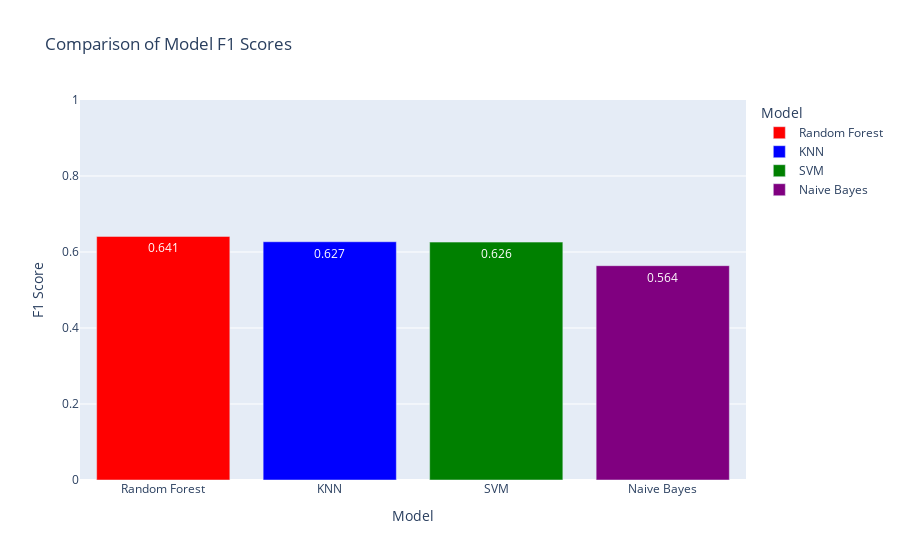

The notebook cell saved with this chart:
### Code cell
# Comparar as métricas de F1-Score dos diferentes modelos
models = ['Random Forest', 'SVM', 'KNN', 'Naive Bayes']
f1_scores = [
    classification_report(y_test, rf_model.predict(X_test), output_dict=True)['weighted avg']['f1-score'],
    classification_report(y_test, svm_model.predict(X_test), output_dict=True)['weighted avg']['f1-score'],
    classification_report(y_test, knn_model.predict(X_test), output_dict=True)['weighted avg']['f1-score'],
    classification_report(y_test, nb_model.predict(X_test), output_dict=True)['weighted avg']['f1-score']
]

# Formatar os valores de F1-Score com 3 casas decimais
f1_scores = [round(score, 3) for score in f1_scores]

# Criar um DataFrame para facilitar a manipulação dos dados
df_f1 = pd.DataFrame({'Model': models, 'F1 Score': f1_scores})

# Ordenar o DataFrame pelo F1 Score
df_f1 = df_f1.sort_values(by='F1 Score', ascending=False)

# Criar o gráfico de barras usando Plotly
fig = px.bar(df_f1, x='Model', y='F1 Score', title='Comparison of Model F1 Scores', 
             labels={'F1 Score': 'F1 Score'}, text='F1 Score',
             color='Model', color_discrete_map={'KNN': 'blue', 'Random Forest': 'red', 'SVM': 'green', 'Naive Bayes': 'purple'})

# Atualizar o layout do gráfico
fig.update_layout(yaxis=dict(range=[0, 1]), xaxis_title='Model', yaxis_title='F1 Score')
fig.show()

### Figure 1 — Plotly figure (JSON) as saved in the notebook; plotly's stock layout.template omitted (floating-point values rounded to 4 significant figures)
{"data": [{"alignmentgroup": "True", "hovertemplate": "Model=%{x}<br>F1 Score=%{text}<extra></extra>", "legendgroup": "Random Forest", "marker": {"color": "red", "pattern": {"shape": ""}}, "name": "Random Forest", "offsetgroup": "Random Forest", "orientation": "v", "showlegend": true, "text": [0.641], "textposition": "auto", "type": "bar", "x": ["Random Forest"], "xaxis": "x", "y": [0.641], "yaxis": "y"}, {"alignmentgroup": "True", "hovertemplate": "Model=%{x}<br>F1 Score=%{text}<extra></extra>", "legendgroup": "KNN", "marker": {"color": "blue", "pattern": {"shape": ""}}, "name": "KNN", "offsetgroup": "KNN", "orientation": "v", "showlegend": true, "text": [0.627], "textposition": "auto", "type": "bar", "x": ["KNN"], "xaxis": "x", "y": [0.627], "yaxis": "y"}, {"alignmentgroup": "True", "hovertemplate": "Model=%{x}<br>F1 Score=%{text}<extra></extra>", "legendgroup": "SVM", "marker": {"color": "green", "pattern": {"shape": ""}}, "name": "SVM", "offsetgroup": "SVM", "orientation": "v", "showlegend": true, "text": [0.626], "textposition": "auto", "type": "bar", "x": ["SVM"], "xaxis": "x", "y": [0.626], "yaxis": "y"}, {"alignmentgroup": "True", "hovertemplate": "Model=%{x}<br>F1 Score=%{text}<extra></extra>", "legendgroup": "Naive Bayes", "marker": {"color": "purple", "pattern": {"shape": ""}}, "name": "Naive Bayes", "offsetgroup": "Naive Bayes", "orientation": "v", "showlegend": true, "text": [0.564], "textposition": "auto", "type": "bar", "x": ["Naive Bayes"], "xaxis": "x", "y": [0.564], "yaxis": "y"}], "layout": {"barmode": "relative", "legend": {"title": {"text": "Model"}, "tracegroupgap": 0}, "title": {"text": "Comparison of Model F1 Scores"}, "xaxis": {"anchor": "y", "categoryarray": ["Random Forest", "KNN", "SVM", "Naive Bayes"], "categoryorder": "array", "domain": [0, 1], "title": {"text": "Model"}}, "yaxis": {"anchor": "x", "domain": [0, 1], "range": [0, 1], "title": {"text": "F1 Score"}}}}
